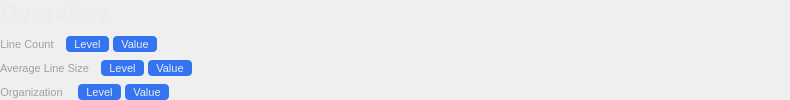
                       <widget class="QWidget" name="verticalWidget" native="true">
                        <property name="sizePolicy">
                         <sizepolicy hsizetype="Expanding" vsizetype="Expanding">
                          <horstretch>0</horstretch>
                          <verstretch>0</verstretch>
                         </sizepolicy>
                        </property>
                        <property name="minimumSize">
                         <size>
                          <width>790</width>
                          <height>0</height>
                         </size>
                        </property>
                        <layout class="QVBoxLayout" name="verticalLayout_7">
                         <property name="spacing">
                          <number>8</number>
                         </property>
                         <property name="leftMargin">
                          <number>0</number>
                         </property>
                         <property name="topMargin">
                          <number>0</number>
                         </property>
                         <property name="rightMargin">
                          <number>0</number>
                         </property>
                         <property name="bottomMargin">
                          <number>0</number>
                         </property>
                         <item>
                          <widget class="QLabel" name="label_2">
                           <property name="font">
                            <font>
                             <pointsize>18</pointsize>
                             <bold>true</bold>
                            </font>
                           </property>
                           <property name="styleSheet">
                            <string notr="true">color: #EBECF0;</string>
                           </property>
                           <property name="text">
                            <string>Overview</string>
                           </property>
                          </widget>
                         </item>
                         <item alignment="Qt::AlignmentFlag::AlignLeft|Qt::AlignmentFlag::AlignTop">
                          <widget class="QWidget" name="horizontalWidget_22" native="true">
                           <property name="sizePolicy">
                            <sizepolicy hsizetype="Expanding" vsizetype="Expanding">
                             <horstretch>0</horstretch>
                             <verstretch>0</verstretch>
                            </sizepolicy>
                           </property>
                           <property name="minimumSize">
                            <size>
                             <width>0</width>
                             <height>0</height>
                            </size>
                           </property>
                           <property name="maximumSize">
                            <size>
                             <width>16777215</width>
                             <height>16777215</height>
                            </size>
                           </property>
                           <layout class="QHBoxLayout" name="horizontalLayout_5">
                            <property name="spacing">
                             <number>4</number>
                            </property>
                            <property name="leftMargin">
                             <number>0</number>
                            </property>
                            <property name="topMargin">
                             <number>0</number>
                            </property>
                            <property name="rightMargin">
                             <number>0</number>
                            </property>
                            <property name="bottomMargin">
                             <number>0</number>
                            </property>
                            <item>
                             <widget class="QLabel" name="label_22">
                              <property name="sizePolicy">
                               <sizepolicy hsizetype="Preferred" vsizetype="Preferred">
                                <horstretch>0</horstretch>
                                <verstretch>0</verstretch>
                               </sizepolicy>
                              </property>
                              <property name="minimumSize">
                               <size>
                                <width>0</width>
                                <height>0</height>
                               </size>
                              </property>
                              <property name="maximumSize">
                               <size>
                                <width>16777215</width>
                                <height>16</height>
                               </size>
                              </property>
                              <property name="font">
                               <font>
                                <pointsize>8</pointsize>
                               </font>
                              </property>
                              <property name="styleSheet">
                               <string notr="true">QLabel {
    color: #9DA0A8;
    padding: 2px 8px 2px 0;
}
</string>
                              </property>
                              <property name="lineWidth">
                               <number>0</number>
                              </property>
                              <property name="text">
                               <string>Line Count</string>
                              </property>
                              <property name="alignment">
                               <set>Qt::AlignmentFlag::AlignCenter</set>
                              </property>
                              <property name="indent">
                               <number>0</number>
                              </property>
                             </widget>
                            </item>
                            <item>
                             <widget class="QLabel" name="label_31">
                              <property name="sizePolicy">
                               <sizepolicy hsizetype="Expanding" vsizetype="Expanding">
                                <horstretch>0</horstretch>
                                <verstretch>0</verstretch>
                               </sizepolicy>
                              </property>
                              <property name="minimumSize">
                               <size>
                                <width>0</width>
                                <height>0</height>
                               </size>
                              </property>
                              <property name="maximumSize">
                               <size>
                                <width>16777215</width>
                                <height>16</height>
                               </size>
                              </property>
                              <property name="font">
                               <font>
                                <pointsize>8</pointsize>
                               </font>
                              </property>
                              <property name="styleSheet">
                               <string notr="true">QLabel {
    color: #EBECF0;
	background: #3574F0;
    padding: 2px 8px;
    border-radius: 4px;
}</string>
                              </property>
                              <property name="lineWidth">
                               <number>0</number>
                              </property>
                              <property name="text">
                               <string>Level</string>
                              </property>
                              <property name="alignment">
                               <set>Qt::AlignmentFlag::AlignCenter</set>
                              </property>
                              <property name="wordWrap">
                               <bool>false</bool>
                              </property>
                              <property name="indent">
                               <number>0</number>
                              </property>
                             </widget>
                            </item>
                            <item>
                             <widget class="QLabel" name="label_30">
                              <property name="sizePolicy">
                               <sizepolicy hsizetype="Expanding" vsizetype="Expanding">
                                <horstretch>0</horstretch>
                                <verstretch>0</verstretch>
                               </sizepolicy>
                              </property>
                              <property name="minimumSize">
                               <size>
                                <width>0</width>
                                <height>0</height>
                               </size>
                              </property>
                              <property name="maximumSize">
                               <size>
                                <width>16777215</width>
                                <height>16</height>
                               </size>
                              </property>
                              <property name="font">
                               <font>
                                <pointsize>8</pointsize>
                               </font>
                              </property>
                              <property name="styleSheet">
                               <string notr="true">QLabel {
    color: #EBECF0;
	background: #3574F0;
    padding: 2px 8px;
    border-radius: 4px;
}</string>
                              </property>
                              <property name="lineWidth">
                               <number>0</number>
                              </property>
                              <property name="text">
                               <string>Value</string>
                              </property>
                              <property name="alignment">
                               <set>Qt::AlignmentFlag::AlignCenter</set>
                              </property>
                              <property name="indent">
                               <number>0</number>
                              </property>
                             </widget>
                            </item>
                           </layout>
                          </widget>
                         </item>
                         <item alignment="Qt::AlignmentFlag::AlignLeft|Qt::AlignmentFlag::AlignTop">
                          <widget class="QWidget" name="horizontalWidget_23" native="true">
                           <property name="sizePolicy">
                            <sizepolicy hsizetype="Expanding" vsizetype="Expanding">
                             <horstretch>0</horstretch>
                             <verstretch>0</verstretch>
                            </sizepolicy>
                           </property>
                           <property name="minimumSize">
                            <size>
                             <width>0</width>
                             <height>0</height>
                            </size>
                           </property>
                           <property name="maximumSize">
                            <size>
                             <width>16777215</width>
                             <height>16777215</height>
                            </size>
                           </property>
                           <layout class="QHBoxLayout" name="horizontalLayout_24">
                            <property name="spacing">
                             <number>4</number>
                            </property>
                            <property name="leftMargin">
                             <number>0</number>
                            </property>
                            <property name="topMargin">
                             <number>0</number>
                            </property>
                            <property name="rightMargin">
                             <number>0</number>
                            </property>
                            <property name="bottomMargin">
                             <number>0</number>
                            </property>
                            <item>
                             <widget class="QLabel" name="label_32">
                              <property name="sizePolicy">
                               <sizepolicy hsizetype="Preferred" vsizetype="Preferred">
                                <horstretch>0</horstretch>
                                <verstretch>0</verstretch>
                               </sizepolicy>
                              </property>
                              <property name="minimumSize">
                               <size>
                                <width>0</width>
                                <height>0</height>
                               </size>
                              </property>
                              <property name="maximumSize">
                               <size>
                                <width>16777215</width>
                                <height>16</height>
                               </size>
                              </property>
                              <property name="font">
                               <font>
                                <pointsize>8</pointsize>
                               </font>
                              </property>
                              <property name="styleSheet">
                               <string notr="true">QLabel {
    color: #9DA0A8;
    padding: 2px 8px 2px 0;
}
</string>
                              </property>
                              <property name="lineWidth">
                               <number>0</number>
                              </property>
                              <property name="text">
                               <string>Average Line Size</string>
                              </property>
                              <property name="alignment">
                               <set>Qt::AlignmentFlag::AlignCenter</set>
                              </property>
                              <property name="indent">
                               <number>0</number>
                              </property>
                             </widget>
                            </item>
                            <item>
                             <widget class="QLabel" name="label_34">
                              <property name="sizePolicy">
                               <sizepolicy hsizetype="Expanding" vsizetype="Expanding">
                                <horstretch>0</horstretch>
                                <verstretch>0</verstretch>
                               </sizepolicy>
                              </property>
                              <property name="minimumSize">
                               <size>
                                <width>0</width>
                                <height>0</height>
                               </size>
                              </property>
                              <property name="maximumSize">
                               <size>
                                <width>16777215</width>
                                <height>16</height>
                               </size>
                              </property>
                              <property name="font">
                               <font>
                                <pointsize>8</pointsize>
                               </font>
                              </property>
                              <property name="styleSheet">
                               <string notr="true">QLabel {
    color: #EBECF0;
	background: #3574F0;
    padding: 2px 8px;
    border-radius: 4px;
}</string>
                              </property>
                              <property name="lineWidth">
                               <number>0</number>
                              </property>
                              <property name="text">
                               <string>Level</string>
                              </property>
                              <property name="scaledContents">
                               <bool>true</bool>
                              </property>
                              <property name="alignment">
                               <set>Qt::AlignmentFlag::AlignCenter</set>
                              </property>
                              <property name="wordWrap">
                               <bool>true</bool>
                              </property>
                              <property name="indent">
                               <number>0</number>
                              </property>
                             </widget>
                            </item>
                            <item>
                             <widget class="QLabel" name="label_33">
                              <property name="sizePolicy">
                               <sizepolicy hsizetype="Expanding" vsizetype="Expanding">
                                <horstretch>0</horstretch>
                                <verstretch>0</verstretch>
                               </sizepolicy>
                              </property>
                              <property name="minimumSize">
                               <size>
                                <width>0</width>
                                <height>0</height>
                               </size>
                              </property>
                              <property name="maximumSize">
                               <size>
                                <width>16777215</width>
                                <height>16</height>
                               </size>
                              </property>
                              <property name="font">
                               <font>
                                <pointsize>8</pointsize>
                               </font>
                              </property>
                              <property name="styleSheet">
                               <string notr="true">QLabel {
    color: #EBECF0;
	background: #3574F0;
    padding: 2px 8px;
    border-radius: 4px;
}</string>
                              </property>
                              <property name="lineWidth">
                               <number>0</number>
                              </property>
                              <property name="text">
                               <string>Value</string>
                              </property>
                              <property name="alignment">
                               <set>Qt::AlignmentFlag::AlignCenter</set>
                              </property>
                              <property name="indent">
                               <number>0</number>
                              </property>
                             </widget>
                            </item>
                           </layout>
                          </widget>
                         </item>
                         <item alignment="Qt::AlignmentFlag::AlignLeft|Qt::AlignmentFlag::AlignTop">
                          <widget class="QWidget" name="horizontalWidget_7" native="true">
                           <property name="sizePolicy">
                            <sizepolicy hsizetype="Expanding" vsizetype="Expanding">
                             <horstretch>0</horstretch>
                             <verstretch>0</verstretch>
                            </sizepolicy>
                           </property>
                           <property name="minimumSize">
                            <size>
                             <width>0</width>
                             <height>0</height>
                            </size>
                           </property>
                           <property name="maximumSize">
                            <size>
                             <width>16777215</width>
                             <height>16777215</height>
                            </size>
                           </property>
                           <layout class="QHBoxLayout" name="horizontalLayout_25">
                            <property name="spacing">
                             <number>4</number>
                            </property>
                            <property name="leftMargin">
                             <number>0</number>
                            </property>
                            <property name="topMargin">
                             <number>0</number>
                            </property>
                            <property name="rightMargin">
                             <number>0</number>
                            </property>
                            <property name="bottomMargin">
                             <number>0</number>
                            </property>
                            <item>
                             <widget class="QLabel" name="label_17">
                              <property name="sizePolicy">
                               <sizepolicy hsizetype="Preferred" vsizetype="Preferred">
                                <horstretch>0</horstretch>
                                <verstretch>0</verstretch>
                               </sizepolicy>
                              </property>
                              <property name="minimumSize">
                               <size>
                                <width>0</width>
                                <height>0</height>
                               </size>
                              </property>
                              <property name="maximumSize">
                               <size>
                                <width>16777215</width>
                                <height>16</height>
                               </size>
                              </property>
                              <property name="font">
                               <font>
                                <pointsize>8</pointsize>
                               </font>
                              </property>
                              <property name="styleSheet">
                               <string notr="true">QLabel {
    color: #9DA0A8;
    padding: 2px 8px 2px 0;
}
</string>
                              </property>
                              <property name="lineWidth">
                               <number>0</number>
                              </property>
                              <property name="text">
                               <string>Organization </string>
                              </property>
                              <property name="alignment">
                               <set>Qt::AlignmentFlag::AlignCenter</set>
                              </property>
                              <property name="indent">
                               <number>0</number>
                              </property>
                             </widget>
                            </item>
                            <item>
                             <widget class="QLabel" name="label_35">
                              <property name="sizePolicy">
                               <sizepolicy hsizetype="Expanding" vsizetype="Expanding">
                                <horstretch>0</horstretch>
                                <verstretch>0</verstretch>
                               </sizepolicy>
                              </property>
                              <property name="minimumSize">
                               <size>
                                <width>0</width>
                                <height>0</height>
                               </size>
                              </property>
                              <property name="maximumSize">
                               <size>
                                <width>16777215</width>
                                <height>16</height>
                               </size>
                              </property>
                              <property name="font">
                               <font>
                                <pointsize>8</pointsize>
                               </font>
                              </property>
                              <property name="styleSheet">
                               <string notr="true">QLabel {
    color: #EBECF0;
	background: #3574F0;
    padding: 2px 8px;
    border-radius: 4px;
}</string>
                              </property>
                              <property name="lineWidth">
                               <number>0</number>
                              </property>
                              <property name="text">
                               <string>Level</string>
                              </property>
                              <property name="scaledContents">
                               <bool>true</bool>
                              </property>
                              <property name="alignment">
                               <set>Qt::AlignmentFlag::AlignCenter</set>
                              </property>
                              <property name="wordWrap">
                               <bool>true</bool>
                              </property>
                              <property name="indent">
                               <number>0</number>
                              </property>
                             </widget>
                            </item>
                            <item>
                             <widget class="QLabel" name="label_16">
                              <property name="sizePolicy">
                               <sizepolicy hsizetype="Expanding" vsizetype="Expanding">
                                <horstretch>0</horstretch>
                                <verstretch>0</verstretch>
                               </sizepolicy>
                              </property>
                              <property name="minimumSize">
                               <size>
                                <width>0</width>
                                <height>0</height>
                               </size>
                              </property>
                              <property name="maximumSize">
                               <size>
                                <width>16777215</width>
                                <height>16</height>
                               </size>
                              </property>
                              <property name="font">
                               <font>
                                <pointsize>8</pointsize>
                               </font>
                              </property>
                              <property name="styleSheet">
                               <string notr="true">QLabel {
    color: #EBECF0;
	background: #3574F0;
    padding: 2px 8px;
    border-radius: 4px;
}</string>
                              </property>
                              <property name="lineWidth">
                               <number>0</number>
                              </property>
                              <property name="text">
                               <string>Value</string>
                              </property>
                              <property name="alignment">
                               <set>Qt::AlignmentFlag::AlignCenter</set>
                              </property>
                              <property name="indent">
                               <number>0</number>
                              </property>
                             </widget>
                            </item>
                           </layout>
                          </widget>
                         </item>
                        </layout>
                       </widget>
